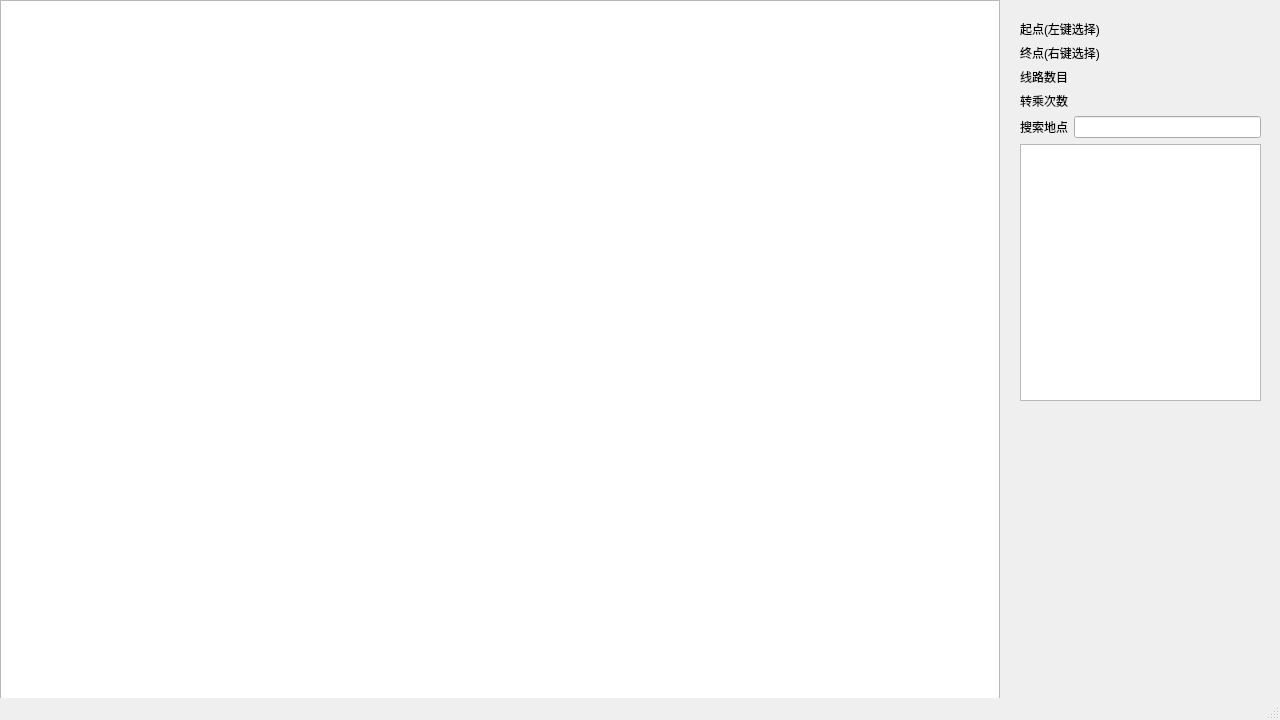
<?xml version="1.0" encoding="UTF-8"?>
<ui version="4.0">
 <class>HustMap</class>
 <widget class="QMainWindow" name="HustMap">
  <property name="geometry">
   <rect>
    <x>0</x>
    <y>0</y>
    <width>1280</width>
    <height>720</height>
   </rect>
  </property>
  <property name="windowTitle">
   <string>HustMap</string>
  </property>
  <widget class="QWidget" name="centralwidget">
   <widget class="QGraphicsView" name="gfxview">
    <property name="geometry">
     <rect>
      <x>0</x>
      <y>0</y>
      <width>1000</width>
      <height>700</height>
     </rect>
    </property>
    <property name="mouseTracking">
     <bool>true</bool>
    </property>
   </widget>
   <widget class="QWidget" name="verticalLayoutWidget">
    <property name="geometry">
     <rect>
      <x>1020</x>
      <y>20</y>
      <width>241</width>
      <height>381</height>
     </rect>
    </property>
    <layout class="QVBoxLayout" name="vlayout">
     <item>
      <layout class="QHBoxLayout" name="hlayout1">
       <item>
        <widget class="QLabel" name="srcLabel">
         <property name="text">
          <string>起点(左键选择)</string>
         </property>
        </widget>
       </item>
       <item>
        <widget class="QLabel" name="srcPos">
         <property name="text">
          <string/>
         </property>
        </widget>
       </item>
      </layout>
     </item>
     <item>
      <layout class="QHBoxLayout" name="hlayout2">
       <item>
        <widget class="QLabel" name="dstLabel">
         <property name="text">
          <string>终点(右键选择)</string>
         </property>
        </widget>
       </item>
       <item>
        <widget class="QLabel" name="dstPos">
         <property name="text">
          <string/>
         </property>
        </widget>
       </item>
      </layout>
     </item>
     <item>
      <layout class="QHBoxLayout" name="hlayout3">
       <item>
        <widget class="QLabel" name="numLabel">
         <property name="text">
          <string>线路数目</string>
         </property>
        </widget>
       </item>
       <item>
        <widget class="QLabel" name="numValue">
         <property name="text">
          <string/>
         </property>
        </widget>
       </item>
      </layout>
     </item>
     <item>
      <layout class="QHBoxLayout" name="hlayout4">
       <item>
        <widget class="QLabel" name="transLabel">
         <property name="text">
          <string>转乘次数</string>
         </property>
        </widget>
       </item>
       <item>
        <widget class="QLabel" name="transValue">
         <property name="text">
          <string/>
         </property>
        </widget>
       </item>
      </layout>
     </item>
     <item>
      <layout class="QHBoxLayout" name="hlayout5">
       <item>
        <widget class="QLabel" name="searchLabel">
         <property name="text">
          <string>搜索地点</string>
         </property>
        </widget>
       </item>
       <item>
        <widget class="QLineEdit" name="searchEdit">
         <property name="text">
          <string/>
         </property>
        </widget>
       </item>
      </layout>
     </item>
     <item>
      <widget class="QPlainTextEdit" name="searchResult">
       <property name="readOnly">
        <bool>true</bool>
       </property>
      </widget>
     </item>
    </layout>
   </widget>
  </widget>
  <widget class="QMenuBar" name="menubar">
   <property name="geometry">
    <rect>
     <x>0</x>
     <y>0</y>
     <width>1280</width>
     <height>26</height>
    </rect>
   </property>
  </widget>
  <widget class="QStatusBar" name="statusbar"/>
 </widget>
 <resources/>
 <connections/>
</ui>
